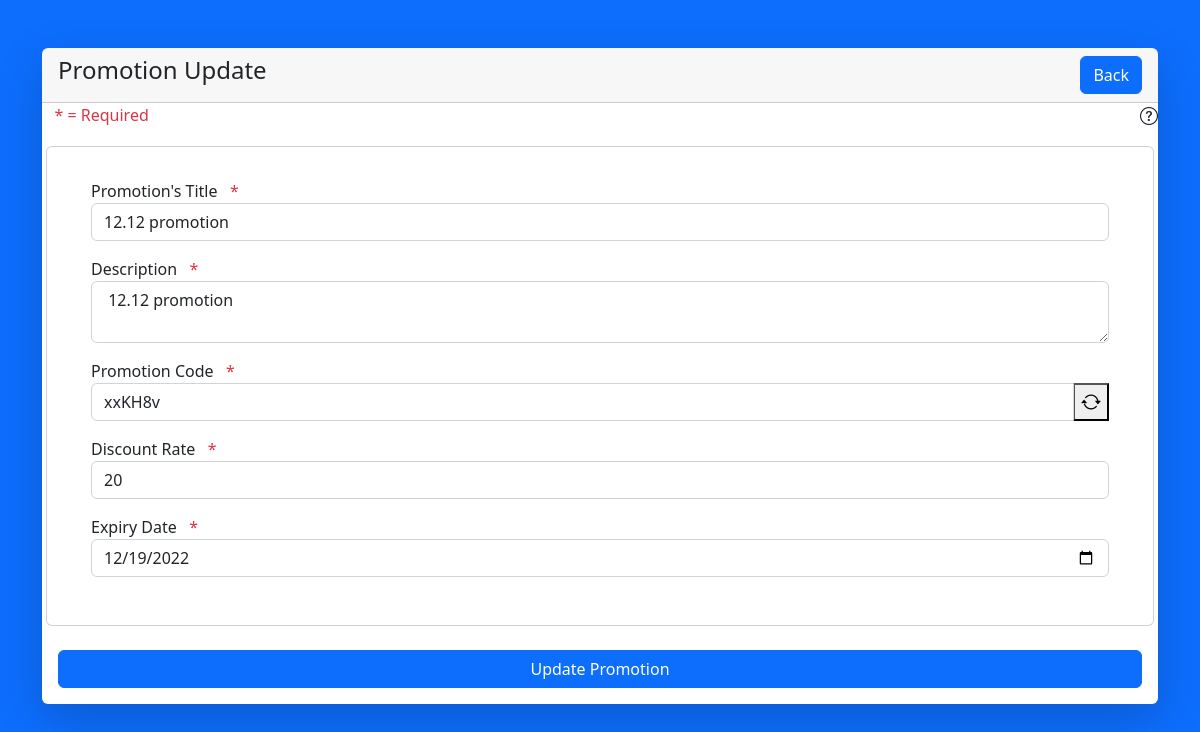
The page /administration/crud_promotion/promotion_update.php?id=4 on the database its author committed.
### tables this page shows
CREATE TABLE `promotion` (
  `promo_id` int(11) NOT NULL,
  `title` varchar(40) NOT NULL,
  `description` text NOT NULL,
  `promo_code` varchar(6) NOT NULL,
  `expiry_date` date NOT NULL,
  `discount_rate` double NOT NULL
);

### administration/crud_promotion/promotion_db.php (called while the page is built, shortened)
<?php
$f_Desc2 = "This page is the update promotion page and in here you can update a promotion details.";
?>

### administration/crud_promotion/promotion_update.php (the view, shortened to what this page needs)
<?php
require ($_SERVER['DOCUMENT_ROOT'] . '/Computer-Store-POS-System/administration/dbconnect.php');
require 'promotion_db.php';
if (isset($_GET['id'])) {
    $promoID = $_GET['id'];
    $sql2 = "SELECT * FROM promotion WHERE promo_id='$promoID'";
    $result2 = mysqli_query($connect, $sql2);
    if (mysqli_num_rows($result2) > 0) {
        $currentPromo = mysqli_fetch_array($result2);
    }
}
?>
<!DOCTYPE html>
<html>
    <head>
        <link href="https://cdn.jsdelivr.net/npm/bootstrap@5.2.3/dist/css/bootstrap.min.css" rel="stylesheet">
        <link rel="stylesheet" href="https://cdn.jsdelivr.net/npm/bootstrap-icons@1.10.2/font/bootstrap-icons.css">
    </head>
    <body class="bg-primary">
        <div class="container">
            <div class="row">
                <div class="col-md-12">
                    <div class="card shadow-lg border-0 rounded-lg mt-5">
                        <div class="card-header">
                            <h4>Promotion Update
                                <a href="http://localhost/Computer-Store-POS-System/administration/promotion.php" class="btn btn-primary float-end">Back</a>
                            </h4>
                        </div>
                        <div class="row">
                            <div class="col-md-12">
                                <i class="bi bi-question-circle float-end" style="font-size: 18px" data-bs-toggle="popover" title="Description:" data-bs-content="<?php echo $f_Desc2 ?>"></i>
                                <span style="color: #dc3545">&nbsp;&nbsp; * = Required</span>
                            </div>
                        </div>
                        <div class="card-body">
                            <form method="POST" action="<?php echo htmlspecialchars($_SERVER["PHP_SELF"]); ?>">
                                <div class="row">
                                    <div class="card mb-4 mb-md-0">
                                        <div class="card-body">
                                            <div class="card-body">
                                                <div class="mb-3">
                                                    <label>Promotion's Title</label><span style="color: #dc3545">&nbsp;&nbsp; *</span>
                                                    <input type="text" name="title" class="form-control" value="<?php echo $currentPromo['title']; ?>">
                                                </div>
                                                <div class="mb-3">
                                                    <label>Description</label><span style="color: #dc3545">&nbsp;&nbsp; *</span>
                                                    <textarea name="description" class="form-control"> <?php echo $currentPromo['description']; ?></textarea>
                                                </div>
                                                <div class="mb-3">
                                                    <label>Promotion Code</label><span style="color: #dc3545">&nbsp;&nbsp; *</span>
                                                    <div class="input-group mb-3">
                                                        <input type="text" name="promoCode" id="promoCode" class="form-control" value="<?php echo $currentPromo['promo_code']; ?>">
                                                        <button type="button" class="bi bi-arrow-repeat" style="font-size: 20px" onclick="getCode()"></button>
                                                    </div>
                                                </div>
                                                <div class="mb-3">
                                                    <label>Discount Rate</label><span style="color: #dc3545">&nbsp;&nbsp; *</span>
                                                    <input type="text" name="discountRate" class="form-control" value="<?php echo $currentPromo['discount_rate']; ?>">
                                                </div>
                                                <div class="mb-3">
                                                    <label>Expiry Date</label><span style="color: #dc3545">&nbsp;&nbsp; *</span>
                                                    <input type="date" name="expiryDate" class="form-control" value="<?php echo $currentPromo['expiry_date']; ?>">
                                                </div>
                                            </div>
                                        </div>
                                    </div>
                                    <div class="mt-4 mb-0">
                                        <div class="d-grid">
                                            <button type="submit" class="btn btn-primary" name="update_promotion">Update Promotion</button>
                                        </div>
                                    </div>
                                </div>
                            </form>
                        </div>
                    </div>
                </div>
            </div>
        </div>
    </body>
</html>

### rows shown on the page
promotion: title "12.12 promotion", description "12.12 promotion", promoCode "xxKH8v", discountRate "20", expiryDate "12/19/2022"
